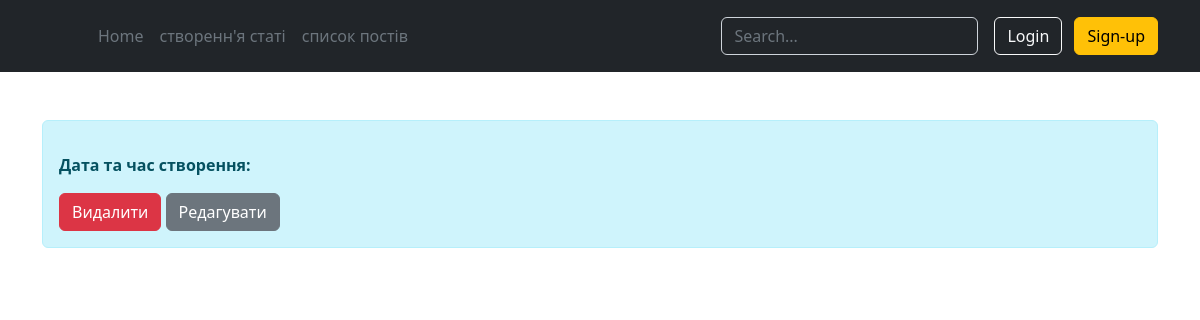
The page /articles/3/ on the database as committed earlier.
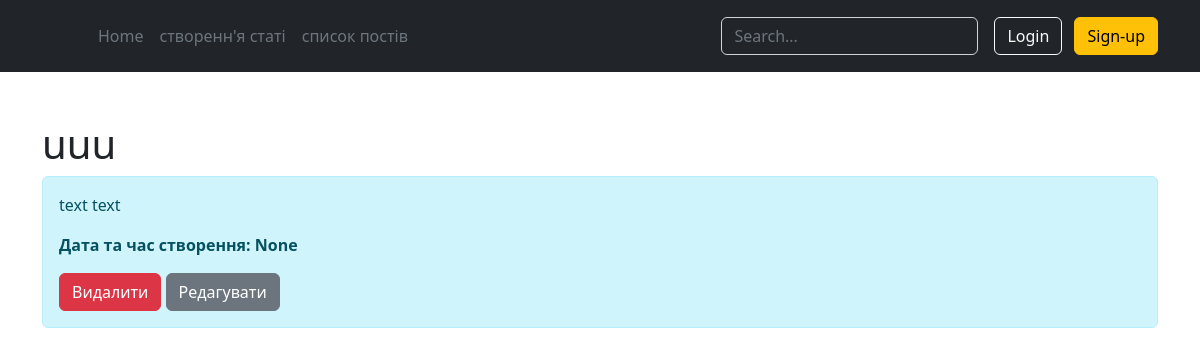
The same page on the database as committed later.
### models.py (models this page shows, shortened)
class Article(db.Model):
    id = db.Column(db.Integer, primary_key=True)
    title = db.Column(db.String(100), nullable=False)
    intro = db.Column(db.String(100), nullable=False)
    text = db.Column(db.Text, nullable=False)
    date = db.Column(db.DateTime, default=datetime.utcnow)

### app.py (the view)
@app.route("/articles/<int:id>/")
def articles_detail(id):
    article = Article.query.get(id)
    return render_template("articles_detail.html", article=article)

### templates/articles_detail.html (shortened to what this page needs)
{% extends 'base.html' %}
{% block content %}
<div class="container mt-5">
    <h1>{{ article.title }}</h1>
    <div class="alert alert-info">
        <p>{{ article.text }}</p>
        <p><b>Дата та час створення: {{ article.date }}</b></p>
        <a href="/articles/{{ article.id }}/delete" class="btn btn-danger">Видалити</a>
        <a href="/articles/{{ article.id }}/update" class="btn btn-secondary">Редагувати</a>
    </div>
</div>
{% endblock %}

Rows that differ between the two databases and show on the page:
added Article: title "uuu", text "text text", date "None"
